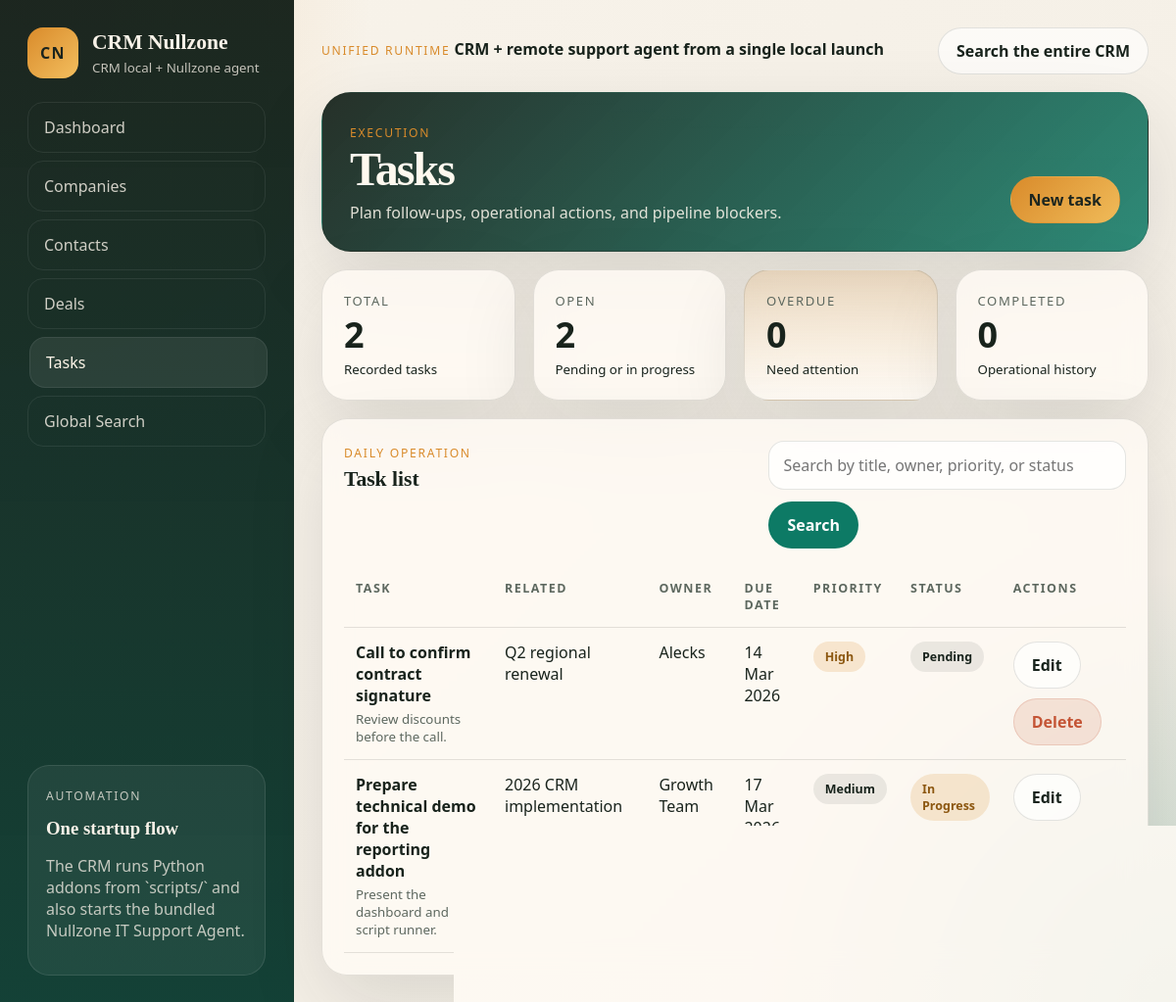
The page /tasks on the database its author committed.
### tables this page shows
CREATE TABLE tasks (
    id INTEGER PRIMARY KEY AUTOINCREMENT,
    title TEXT NOT NULL,
    related_type TEXT NOT NULL DEFAULT 'general',
    related_id INTEGER,
    due_date TEXT,
    priority TEXT NOT NULL DEFAULT 'Medium',
    status TEXT NOT NULL DEFAULT 'Pending',
    owner TEXT,
    notes TEXT,
    created_at TEXT NOT NULL DEFAULT CURRENT_TIMESTAMP
);

### crm/routes.py (the view)
@bp.get("/tasks")
def tasks():
    query = (request.args.get("q") or "").strip()
    return render_template(
        "tasks.html",
        tasks=db.list_tasks(database_path(), query),
        query=query,
        summary=db.get_task_summary(database_path()),
    )

### crm/__init__.py (called while the page is built)
def format_datetime(value: str | None) -> str:
    if not value:
        return "No date"
    normalized = value.replace("Z", "")
    for fmt in ("%Y-%m-%d %H:%M:%S", "%Y-%m-%d"):
        try:
            parsed = datetime.strptime(normalized, fmt)
            if fmt == "%Y-%m-%d":
                return parsed.strftime("%d %b %Y")
            return parsed.strftime("%d %b %Y · %H:%M")
        except ValueError:
            continue
    return value

def slugify(value: str | None) -> str:
    if not value:
        return ""
    slug = re.sub(r"[^a-z0-9]+", "-", value.lower()).strip("-")
    return slug

### crm/db.py (called while the page is built)
def connect(database_path: str | Path) -> sqlite3.Connection:
    connection = sqlite3.connect(str(database_path))
    connection.row_factory = sqlite3.Row
    connection.execute("PRAGMA foreign_keys = ON")
    return connection

def query_all(database_path: str | Path, sql: str, params: tuple[Any, ...] = ()) -> list[dict]:
    with connect(database_path) as connection:
        rows = connection.execute(sql, params).fetchall()
    return [dict(row) for row in rows]

def query_one(database_path: str | Path, sql: str, params: tuple[Any, ...] = ()) -> dict | None:
    with connect(database_path) as connection:
        row = connection.execute(sql, params).fetchone()
    return dict(row) if row else None

def get_task_summary(database_path: str | Path) -> dict[str, int]:
    today = date.today().isoformat()
    return query_one(
        database_path,
        """
        SELECT
            COUNT(*) AS total,
            SUM(CASE WHEN status = 'Completed' THEN 1 ELSE 0 END) AS completed,
            SUM(CASE WHEN status NOT IN ('Completed') THEN 1 ELSE 0 END) AS open,
            SUM(
                CASE
                    WHEN due_date IS NOT NULL
                     AND due_date < ?
                     AND status NOT IN ('Completed')
                    THEN 1
                    ELSE 0
                END
            ) AS overdue
        FROM tasks
        """,
        (today,),
    ) or {"total": 0, "completed": 0, "open": 0, "overdue": 0}

### crm/routes.py (called while the page is built)
def database_path() -> str:
    return current_app.config["DATABASE"]

### crm/templates/tasks.html (shortened to what this page needs)
{% extends "base.html" %}
{% block hero %}
  <section class="hero-card">
    <div>
      <p class="eyebrow">Execution</p>
      <h1>Tasks</h1>
      <p>Plan follow-ups, operational actions, and pipeline blockers.</p>
    </div>
    <div class="hero-actions">
      <a class="button primary" href="{{ url_for('crm.new_task') }}">New task</a>
    </div>
  </section>
{% endblock %}
{% block content %}
  <section class="stats-grid full-span">
    <article class="metric-card">
      <span class="metric-label">Total</span>
      <strong>{{ summary.total or 0 }}</strong>
      <small>Recorded tasks</small>
    </article>
    <article class="metric-card">
      <span class="metric-label">Open</span>
      <strong>{{ summary.open or 0 }}</strong>
      <small>Pending or in progress</small>
    </article>
    <article class="metric-card warning">
      <span class="metric-label">Overdue</span>
      <strong>{{ summary.overdue or 0 }}</strong>
      <small>Need attention</small>
    </article>
    <article class="metric-card">
      <span class="metric-label">Completed</span>
      <strong>{{ summary.completed or 0 }}</strong>
      <small>Operational history</small>
    </article>
  </section>
  <section class="panel full-span">
    <div class="panel-heading">
      <div>
        <p class="eyebrow">Daily operation</p>
        <h2>Task list</h2>
      </div>
      <form class="inline-form" method="get">
        <input type="search" name="q" value="{{ query }}" placeholder="Search by title, owner, priority, or status">
        <button class="button secondary" type="submit">Search</button>
      </form>
    </div>
    {% if tasks %}
      <div class="table-wrap">
        <table>
          <thead>
            <tr>
              <th>Task</th>
              <th>Related</th>
              <th>Owner</th>
              <th>Due date</th>
              <th>Priority</th>
              <th>Status</th>
              <th>Actions</th>
            </tr>
          </thead>
          <tbody>
            {% for task in tasks %}
              <tr>
                <td>
                  <div class="stacked-cell">
                    <strong>{{ task.title }}</strong>
                    <small>{{ task.notes or "No notes" }}</small>
                  </div>
                </td>
                <td>{{ task.related_label or "General" }}</td>
                <td>{{ task.owner or "No owner" }}</td>
                <td>
                  <span class="{% if task.is_overdue %}text-danger{% endif %}">{{ task.due_date|datetime }}</span>
                </td>
                <td><span class="badge tone-{{ task.priority|slugify }}">{{ task.priority }}</span></td>
                <td><span class="badge tone-{{ task.status|slugify }}">{{ task.status }}</span></td>
                <td>
                  <div class="action-row">
                    <a class="button ghost" href="{{ url_for('crm.edit_task', task_id=task.id) }}">Edit</a>
                    <form method="post" action="{{ url_for('crm.delete_task', task_id=task.id) }}" data-confirm="Delete this task?">
                      <button class="button danger" type="submit">Delete</button>
                    </form>
                  </div>
                </td>
              </tr>
            {% endfor %}
          </tbody>
        </table>
      </div>
    {% else %}
      <div class="empty-state">There are no tasks matching this search.</div>
    {% endif %}
  </section>
{% endblock %}

### rows shown on the page
tasks: title "Call to confirm contract signature", notes "Review discounts before the call.", related_label "Q2 regional renewal", owner "Alecks", due_date "14 Mar 2026", priority "High", status "Pending"
tasks: title "Prepare technical demo for the reporting addon", notes "Present the dashboard and script runner.", related_label "2026 CRM implementation", owner "Growth Team", due_date "17 Mar 2026", priority "Medium", status "In Progress"

### other values the page prints
{{ app_name }} "CRM Nullzone"
{{ summary.total or 0 }} "2"
{{ summary.open or 0 }} "2"
{{ summary.overdue or 0 }} "0"
{{ summary.completed or 0 }} "0"
